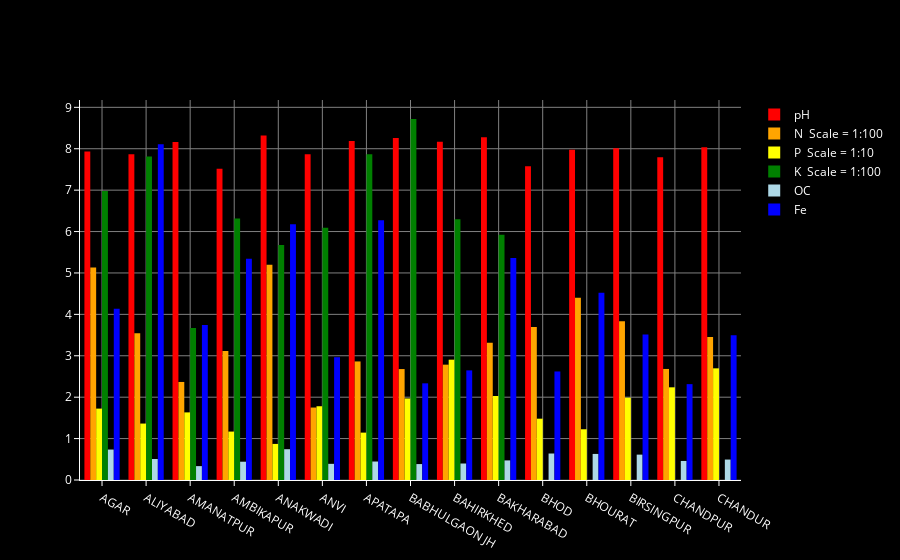

This figure's notebook cell:
### Code cell
path1 = "C:/Users/pooja/Desktop/Project/final_Clean_data/Soil/Akola.csv"
df_Soil=pd.read_csv(path1)

soil1 = go.Bar(
    x = df_Soil.Village.head(15),
    y = df_Soil.pH,
    
    name = "pH",
    marker=dict(
        color= "red"
    ),
)

soil2 = go.Bar(
    x = df_Soil.Village.head(15),
    y = df_Soil.N/100,
    
    name = "N  Scale = 1:100",
    marker=dict(
        color= "orange"
    )
)

soil3 = go.Bar(
    x = df_Soil.Village.head(15),
    y = df_Soil.P/10,
    
    name = "P  Scale = 1:10",
    marker=dict(
        color= "yellow"
    )
)

soil4 = go.Bar(
    x = df_Soil.Village.head(10),
    y = df_Soil.K/100,
    
    name = "K  Scale = 1:100",
    marker=dict(
        color= "green"
    )
)

soil5 = go.Bar(
    x = df_Soil.Village.head(15),
    y = df_Soil.OC,
    
    name = "OC",
    marker=dict(
        color= "lightblue"
    )
)

soil6 = go.Bar(
    x = df_Soil.Village.head(15),
    y = df_Soil.Fe,
    
    name = "Fe",
    marker=dict(
        color= "blue"
    )
)

layout = go.Layout(
    barmode = 'group',
    paper_bgcolor='black', 
    plot_bgcolor='black',
    xaxis=dict(
        tickcolor='white',
        titlefont=dict(
            color='white'
        ),
        showticklabels=True,
        tickfont=dict(
            color='white'
        ),
        linecolor='white',
        gridcolor="gray",
    ),
    yaxis=dict(
        tickcolor='white',
        titlefont=dict(
            color='white'
        ),
        showticklabels=True,
        tickfont=dict(
            color='white'
        ),
        linecolor='white',
        gridcolor="gray",
    ),
    
    legend=dict(
        font=dict(
            color="white",
        ),
    )
)

data = [soil1, soil2, soil3, soil4, soil5, soil6]
fig = go.Figure(data=data, layout=layout)
iplot(fig, filename='grouped-bar')

### Figure 1 — Plotly figure (JSON) as saved in the notebook; plotly's stock layout.template omitted (floating-point values rounded to 4 significant figures; data arrays with more than 128 entries replaced by an {"elided": "..."} marker saying what was removed)
{"data": [{"marker": {"color": "red"}, "name": "pH", "type": "bar", "uid": "7ce274e2-32a0-4714-ad63-e7f4aab00f46", "x": ["AGAR", "ALIYABAD", "AMANATPUR", "AMBIKAPUR", "ANAKWADI", "ANVI", "APATAPA", "BABHULGAON JH", "BAHIRKHED", "BAKHARABAD", "BHOD", "BHOURAT", "BIRSINGPUR", "CHANDPUR", "CHANDUR"], "y": {"elided": "759 float values"}}, {"marker": {"color": "orange"}, "name": "N  Scale = 1:100", "type": "bar", "uid": "6e061983-ac3e-41a2-b12a-49c53d25ec5b", "x": ["AGAR", "ALIYABAD", "AMANATPUR", "AMBIKAPUR", "ANAKWADI", "ANVI", "APATAPA", "BABHULGAON JH", "BAHIRKHED", "BAKHARABAD", "BHOD", "BHOURAT", "BIRSINGPUR", "CHANDPUR", "CHANDUR"], "y": {"elided": "759 float values"}}, {"marker": {"color": "yellow"}, "name": "P  Scale = 1:10", "type": "bar", "uid": "be764662-225f-4b53-8429-cd124005c55a", "x": ["AGAR", "ALIYABAD", "AMANATPUR", "AMBIKAPUR", "ANAKWADI", "ANVI", "APATAPA", "BABHULGAON JH", "BAHIRKHED", "BAKHARABAD", "BHOD", "BHOURAT", "BIRSINGPUR", "CHANDPUR", "CHANDUR"], "y": {"elided": "759 float values"}}, {"marker": {"color": "green"}, "name": "K  Scale = 1:100", "type": "bar", "uid": "fa50fb25-c830-44e5-89ae-51c57a35bcaf", "x": ["AGAR", "ALIYABAD", "AMANATPUR", "AMBIKAPUR", "ANAKWADI", "ANVI", "APATAPA", "BABHULGAON JH", "BAHIRKHED", "BAKHARABAD"], "y": {"elided": "759 float values"}}, {"marker": {"color": "lightblue"}, "name": "OC", "type": "bar", "uid": "7131e93c-fc1d-476b-9250-ebaca5d0e4b5", "x": ["AGAR", "ALIYABAD", "AMANATPUR", "AMBIKAPUR", "ANAKWADI", "ANVI", "APATAPA", "BABHULGAON JH", "BAHIRKHED", "BAKHARABAD", "BHOD", "BHOURAT", "BIRSINGPUR", "CHANDPUR", "CHANDUR"], "y": {"elided": "759 float values"}}, {"marker": {"color": "blue"}, "name": "Fe", "type": "bar", "uid": "55c49ff7-64ce-47b8-bd31-97df2e121ff1", "x": ["AGAR", "ALIYABAD", "AMANATPUR", "AMBIKAPUR", "ANAKWADI", "ANVI", "APATAPA", "BABHULGAON JH", "BAHIRKHED", "BAKHARABAD", "BHOD", "BHOURAT", "BIRSINGPUR", "CHANDPUR", "CHANDUR"], "y": {"elided": "759 float values"}}], "layout": {"barmode": "group", "legend": {"font": {"color": "white"}}, "paper_bgcolor": "black", "plot_bgcolor": "black", "xaxis": {"gridcolor": "gray", "linecolor": "white", "showticklabels": true, "tickcolor": "white", "tickfont": {"color": "white"}, "title": {"font": {"color": "white"}}}, "yaxis": {"gridcolor": "gray", "linecolor": "white", "showticklabels": true, "tickcolor": "white", "tickfont": {"color": "white"}, "title": {"font": {"color": "white"}}}}}
